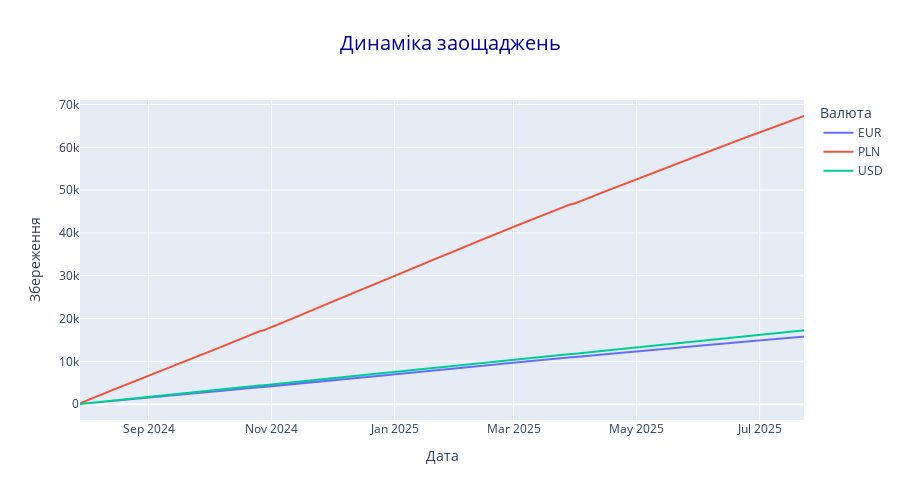

Notebook code for this chart:
### Code cell
fig = px.line(
    currency_df,
    x='date',
    y='cumulative_savings',
    color='currency',
    title='Динаміка заощаджень',
    labels={'cumulative_savings': 'Збереження', 'date': 'Дата', 'currency': 'Валюта'}
)

fig.update_layout(
    title_x=0.5,
    title_font=dict(size=20, color='darkblue'),
    height=500
)

fig.show()

### Figure 1 — Plotly figure (JSON) as saved in the notebook; plotly's stock layout.template omitted (floating-point values rounded to 4 significant figures; data arrays with more than 128 entries replaced by an {"elided": "..."} marker saying what was removed)
{"data": [{"hovertemplate": "Валюта=EUR<br>Дата=%{x}<br>Збереження=%{y}<extra></extra>", "legendgroup": "EUR", "line": {"color": "#636efa", "dash": "solid"}, "marker": {"symbol": "circle"}, "mode": "lines", "name": "EUR", "showlegend": true, "type": "scattergl", "x": {"elided": "358 str values"}, "xaxis": "x", "y": {"elided": "358 float values"}, "yaxis": "y"}, {"hovertemplate": "Валюта=PLN<br>Дата=%{x}<br>Збереження=%{y}<extra></extra>", "legendgroup": "PLN", "line": {"color": "#EF553B", "dash": "solid"}, "marker": {"symbol": "circle"}, "mode": "lines", "name": "PLN", "showlegend": true, "type": "scattergl", "x": {"elided": "358 str values"}, "xaxis": "x", "y": {"elided": "358 float values"}, "yaxis": "y"}, {"hovertemplate": "Валюта=USD<br>Дата=%{x}<br>Збереження=%{y}<extra></extra>", "legendgroup": "USD", "line": {"color": "#00cc96", "dash": "solid"}, "marker": {"symbol": "circle"}, "mode": "lines", "name": "USD", "showlegend": true, "type": "scattergl", "x": {"elided": "358 str values"}, "xaxis": "x", "y": {"elided": "358 float values"}, "yaxis": "y"}], "layout": {"height": 500, "legend": {"title": {"text": "Валюта"}, "tracegroupgap": 0}, "title": {"font": {"color": "darkblue", "size": 20}, "text": "Динаміка заощаджень", "x": 0.5}, "xaxis": {"anchor": "y", "domain": [0, 1], "title": {"text": "Дата"}}, "yaxis": {"anchor": "x", "domain": [0, 1], "title": {"text": "Збереження"}}}}
